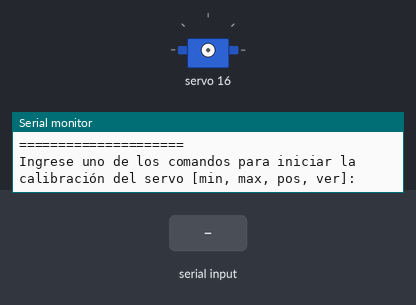
Recording of a sketch running on a simulated Arduino Uno, built with avr-gcc and run on an emulated ATmega328P. Shown: servo, the last lines printed to the serial monitor. The inputs (shaded band) are chosen by the test bench.

Above: at 1.2 s.
1.3 s: "min\n" received over Serial
3.5 s: "90,45\n" received over Serial
5.0 s: "200\n" received over Serial
At 6.3 s:
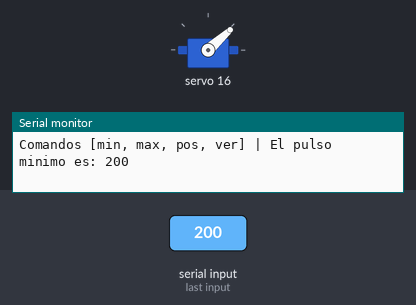
6.6 s: "max\n" received over Serial
8.6 s: "0\n" received over Serial
10.6 s: "pos\n" received over Serial
Timing chart, 0 to 13.6 s (numbered marks = the images above; inputs shaded):
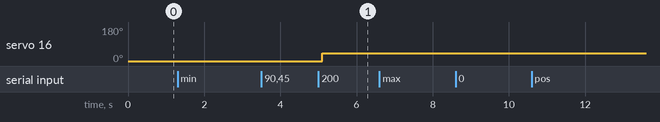

Measured:
- after the input at 5.0 s, servo 16: 0° → 42° after 0.10 s

The sketch:

CalibracionServos.ino
```cpp
#include <Wire.h>
#include <Adafruit_PWMServoDriver.h>
Adafruit_PWMServoDriver pwm = Adafruit_PWMServoDriver(0x41);

uint8_t servonum = 0;

// Variables para la recepcion de valores por conexion serial
String mensaje = "";
String comando = "";
int valor;
bool flag = 0;
bool estexto;

// Parametros del servo y valores iniciales referenciales
int minimo = 150;   // 150 corresponde a la posición 0 grados
int maximo = 500;   // 500 corresponde a la posición 180 grados
int posicion = 90; // angulo al que se moverá el eje del servo, para el ensamble


void setup() {
  // inicio de PWM
  pwm.begin();
  pwm.setOscillatorFrequency(27000000);
  pwm.setPWMFreq(50);
  delay(10);

  //Inicio de conexion serial
  Serial.begin(9600);
  Serial.setTimeout(50);
  delay(10);
}

void loop() {

// Recibir el mensaje introducido por el usuario
if (Serial.available()){
    mensaje = Serial.readStringUntil('\n');
}

// toInt() Convierte el mensaje enviado por el usuario en un valor entero. Devuelve 0 si el mensaje no es numérico
if(mensaje.toInt() == 0){ //El mensaje es un cero o un texto
  if(mensaje == "0"){
    //el menaje es un numero igual a cero
    estexto = 0;
  } else {
    // El mensaje es un texto
    estexto = 1;
  }
} else { //El mensaje es un numero distinto a cero
  estexto = 0;
}

valor = mensaje.toInt();

// Solicita ingresar el comando para empezar
if( estexto == 1 && flag == 0 && mensaje == "" ){
  // Verifica que el mensaje es una cadena (estexto == 1) y esta vacia (mensaje == "")
  // flag = 0 es para indicar si ya se ha solicitado el comando (1) o no (0)
  Serial.print("\nCalibración de servos");
  Serial.print("\n=====================");
  Serial.print("\nIngrese uno de los comandos para iniciar la calibración del servo [min, max, pos, ver]:");
  comando = "";
  flag = 1;
}

// Se solicita introducir el valor para el comando elegido
if( mensaje == "min" && flag == 1 && estexto == 1 ){
  comando = "min";
  Serial.print("\nComandos [min, max, pos, ver] | Introducir el pulso minimo: ");
}
if( mensaje == "max" && flag == 1 && estexto == 1 ){
  comando = "max";
  Serial.print("\nComandos [min, max, pos, ver] | Introducir el pulso maximo: ");
}
if( mensaje == "pos" && flag == 1 && estexto == 1 ){
  comando = "pos";
  Serial.print("\nComandos [min, max, pos, ver] | Introducir la posicion angular: ");
}
if( mensaje == "ver" && flag == 1 && estexto == 1 ){
  Serial.print("\nComandos [min, max, pos, ver] | Datos ingresados: min="); Serial.print(minimo);
  Serial.print(",max="); Serial.print(maximo);
  Serial.print(",pos="); Serial.print(posicion);
}

//Se recibe el valor para el comando introducido
if( comando == "min" && estexto == 0){
  minimo = valor;
  pwm.setPWM(servonum, 0, minimo);
  Serial.print("\nComandos [min, max, pos, ver] | El pulso minimo es: ");Serial.print(minimo);
}
if( comando == "max" && estexto == 0){
  maximo = valor;
  pwm.setPWM(servonum, 0, maximo);
  Serial.print("\nComandos [min, max, pos, ver] | El pulso maximo es: ");Serial.print(maximo);
}
if( comando == "pos" && estexto == 0 ){
  posicion = valor;
  pwm.setPWM(servonum, 0, AnguloAPulso(posicion,minimo,maximo));
  Serial.print("\nComandos [min, max, pos, ver] | La posicion angular es: ");Serial.print(posicion);
}

delay(500);

}

//Función que mapea los valores de angulo (0 a 180 grados)
//hacia valores de pulso, entre el minimo y maximo definidos

int AnguloAPulso (int angulo, int minimo, int maximo) {
  int pulso = map(angulo, 0, 180, minimo, maximo);
  return pulso;
}
```
